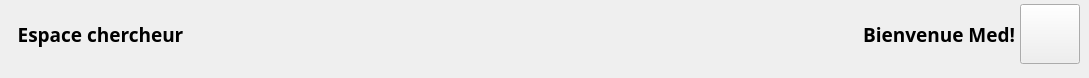
        <widget class="QWidget" name="headerFrame" native="true">
         <property name="sizePolicy">
          <sizepolicy hsizetype="Preferred" vsizetype="Preferred">
           <horstretch>0</horstretch>
           <verstretch>0</verstretch>
          </sizepolicy>
         </property>
         <property name="minimumSize">
          <size>
           <width>0</width>
           <height>60</height>
          </size>
         </property>
         <widget class="QWidget" name="spaceWidget" native="true">
          <property name="geometry">
           <rect>
            <x>0</x>
            <y>0</y>
            <width>200</width>
            <height>69</height>
           </rect>
          </property>
          <property name="minimumSize">
           <size>
            <width>200</width>
            <height>0</height>
           </size>
          </property>
          <widget class="QLabel" name="spaceLbl">
           <property name="geometry">
            <rect>
             <x>0</x>
             <y>0</y>
             <width>201</width>
             <height>69</height>
            </rect>
           </property>
           <property name="font">
            <font>
             <family>Noto Sans</family>
             <pointsize>14</pointsize>
             <weight>75</weight>
             <bold>true</bold>
            </font>
           </property>
           <property name="text">
            <string>Espace chercheur</string>
           </property>
           <property name="alignment">
            <set>Qt::AlignCenter</set>
           </property>
          </widget>
         </widget>
         <widget class="QWidget" name="welcomeWidget" native="true">
          <property name="geometry">
           <rect>
            <x>714</x>
            <y>0</y>
            <width>300</width>
            <height>69</height>
           </rect>
          </property>
          <property name="minimumSize">
           <size>
            <width>300</width>
            <height>0</height>
           </size>
          </property>
          <widget class="QLabel" name="welcomeLbl">
           <property name="geometry">
            <rect>
             <x>0</x>
             <y>0</y>
             <width>301</width>
             <height>69</height>
            </rect>
           </property>
           <property name="minimumSize">
            <size>
             <width>0</width>
             <height>0</height>
            </size>
           </property>
           <property name="font">
            <font>
             <family>Noto Sans</family>
             <pointsize>14</pointsize>
             <weight>75</weight>
             <bold>true</bold>
            </font>
           </property>
           <property name="text">
            <string>Bienvenue Med!</string>
           </property>
           <property name="alignment">
            <set>Qt::AlignRight|Qt::AlignTrailing|Qt::AlignVCenter</set>
           </property>
          </widget>
         </widget>
         <widget class="QWidget" name="widget_3" native="true">
          <property name="geometry">
           <rect>
            <x>1020</x>
            <y>0</y>
            <width>60</width>
            <height>69</height>
           </rect>
          </property>
          <layout class="QHBoxLayout" name="horizontalLayout_6">
           <property name="spacing">
            <number>0</number>
           </property>
           <property name="leftMargin">
            <number>0</number>
           </property>
           <property name="rightMargin">
            <number>0</number>
           </property>
           <property name="bottomMargin">
            <number>0</number>
           </property>
           <item alignment="Qt::AlignVCenter">
            <widget class="QPushButton" name="accountBtn">
             <property name="minimumSize">
              <size>
               <width>60</width>
               <height>60</height>
              </size>
             </property>
             <property name="maximumSize">
              <size>
               <width>60</width>
               <height>60</height>
              </size>
             </property>
             <property name="cursor">
              <cursorShape>PointingHandCursor</cursorShape>
             </property>
             <property name="text">
              <string/>
             </property>
             <property name="icon">
              <iconset resource="../resource.qrc">
               <normaloff>:/iconsBlue/icons/blue_2596be/contacts-64.png</normaloff>:/iconsBlue/icons/blue_2596be/contacts-64.png</iconset>
             </property>
             <property name="iconSize">
              <size>
               <width>50</width>
               <height>50</height>
              </size>
             </property>
            </widget>
           </item>
          </layout>
         </widget>
        </widget>
